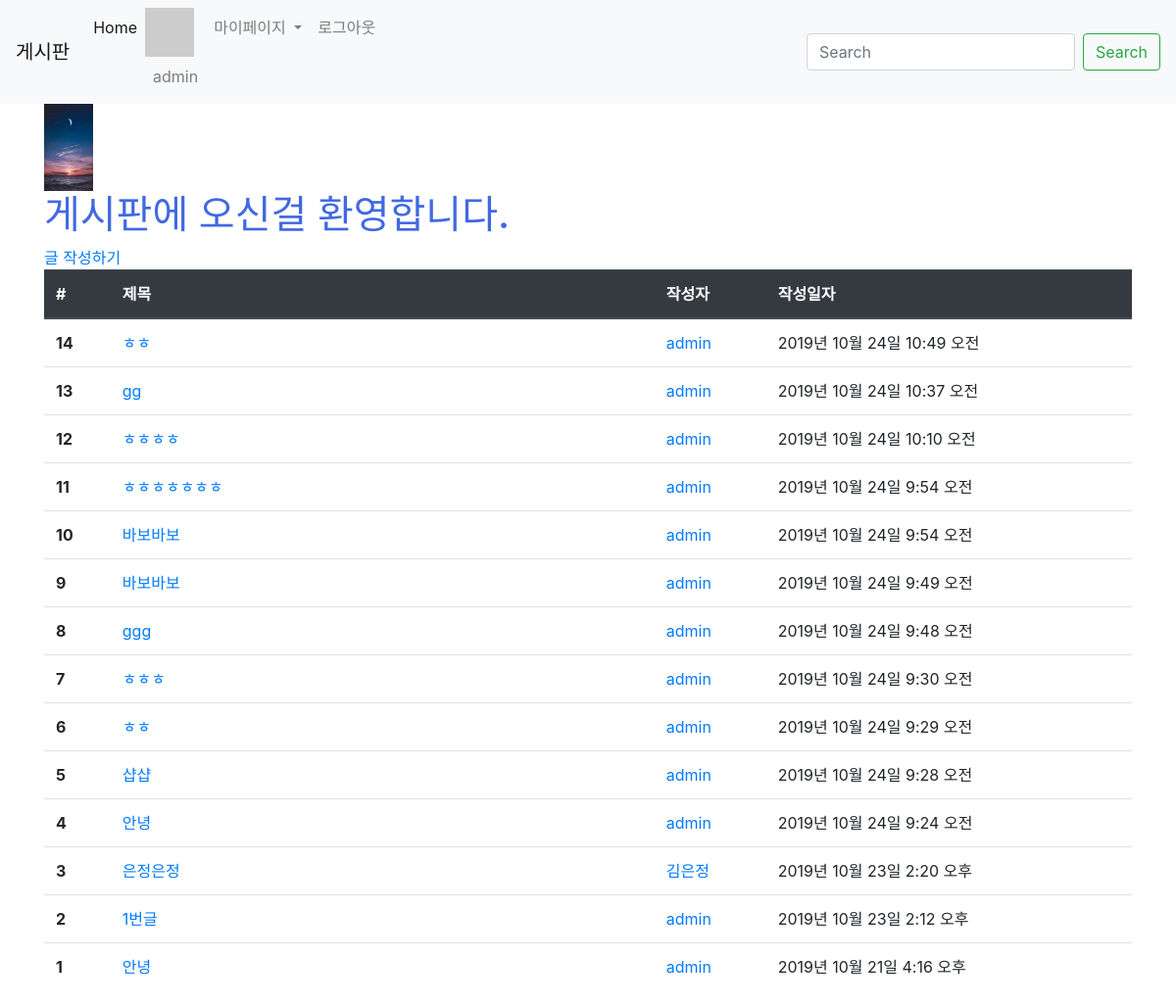
The app's page /articles/ (signed in), older data.
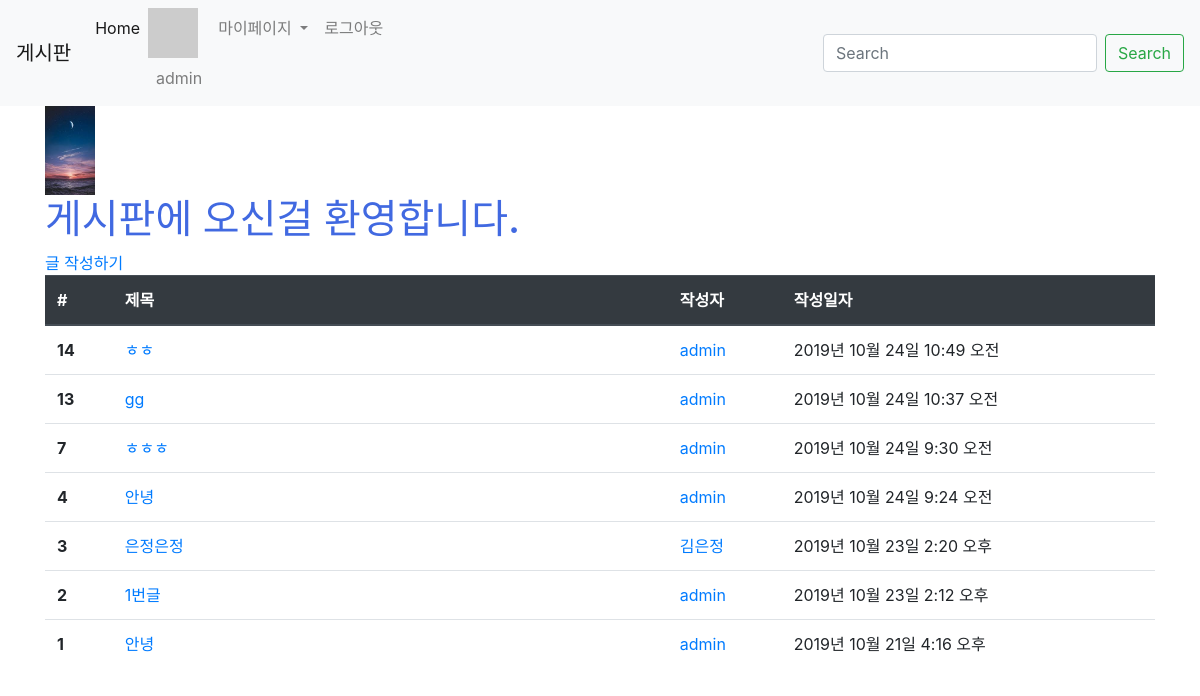
The same page, newer data.
### accounts/models.py (models this page shows)
class User(AbstractUser):
    followings = models.ManyToManyField(
        settings.AUTH_USER_MODEL, related_name='followers', blank=True)

### articles/models.py (models this page shows, shortened)
class Article(models.Model):
    title = models.CharField(max_length=10)
    content = models.TextField()
    image = models.ImageField(blank=True)
    image_thumbnail = ImageSpecField(
        processors=[ResizeToFit(300, 300)],
        format='JPEG',
        options={'quality': 80}
    )
    created_at = models.DateTimeField(auto_now_add=True)
    updated_at = models.DateTimeField(auto_now=True)
    user = models.ForeignKey(settings.AUTH_USER_MODEL, on_delete=models.CASCADE)    # 참조 : https://docs.djangoproject.com/en/2.2/topics/auth/customizing/
    like_users = models.ManyToManyField(settings.AUTH_USER_MODEL, related_name='like_articles', blank=True)
    hashtags = models.ManyToManyField(HashTag, blank=True)

### articles/views.py (the view)
# urls.py: path('', views.index, name='index'),
def index(request):
    articles = Article.objects.order_by('-id')
    context = {
        'articles' : articles
    }
    return render(request, 'articles/index.html', context)

### articles/templatetags/gravatar.py (called while the page is built)
@register.filter
def makehash(user):
    email = user.email
    social_user = user.socialaccount_set.all().first() # 프로필이 없으면 오류 발생하므로 [0]이 아닌 .first()로 저장
    if social_user:
        return social_user.extra_data.get('properties').get('profile_image')
    return 'https://www.gravatar.com/avatar/' + hashlib.md5(email.strip().lower().encode('utf-8')).hexdigest() + "?d=mp"

### articles/templates/articles/index.html (shortened to what this page needs)
{% extends 'articles/base.html' %}
{% load static %}
{% block css %}
<link rel="stylesheet" href="{% static 'articles/style.css' %}">
{% endblock %}
{% block body %}
  <img src="{% static 'articles/bg.jpg'%}" alt="배경" width="50">
  <h1 class="title">게시판에 오신걸 환영합니다.</h1>
  {% if user.is_authenticated %}
    <a href="{% url 'articles:create' %}">글 작성하기</a>
  {% endif %}
  <table class="table">
  <thead class="thead-dark">
    <tr>
      <th scope="col">#</th>
      <th scope="col">제목</th>
      <th scope="col">작성자</th>
      <th scope="col">작성일자</th>
    </tr>
  </thead>
  <tbody>
  {% for article in articles %}
    <tr>
      <th scope="row">{{ article.id }}</th>
      <td>
      <a href="{% url 'articles:detail' article.pk %}">{{ article.title }}</a>
      </td>
      <td><a href="{% url 'accounts:profile' article.user.pk %}">{{ article.user }}</a></td>
      <td>{{ article.created_at }}</td>
    </tr>
    {% endfor %}
  </tbody>
</table>
{% endblock %}

### articles/templates/articles/base.html (shortened to what this page needs)
{% load static %}
<!DOCTYPE html>
<html lang="ko">
<head>
  <link rel="stylesheet" href="https://cdnjs.cloudflare.com/ajax/libs/animate.css/3.7.2/animate.min.css">
  <link rel="stylesheet" href="{% static 'bootstrap/css/bootstrap.min.css' %}">
  {% block css %}{% endblock %}
</head>
<body>
  {% include '_navbar.html' %}
  <div class="container">
    {% block body %}
    {% endblock %}
  </div>
</body>
</html>

### articles/templates/_navbar.html (shortened to what this page needs)
<nav class="navbar navbar-expand-lg navbar-light bg-light">
    <a class="navbar-brand" href="{% url 'articles:index' %}">게시판</a>
    <div class="collapse navbar-collapse" id="navbarSupportedContent">
      <ul class="navbar-nav mr-auto">
        <li class="nav-item active">
          <a class="nav-link" href="{% url 'articles:index' %}">Home <span class="sr-only">(current)</span></a>
        </li>
        {% if user.is_authenticated %}
        <li class="nav-item">
          {% load gravatar %}
          <img src="{{ user|makehash }} " alt="" style="width: 50px; height: 50px;">
          <a class="nav-link" href="{% url 'accounts:profile' user.pk%}"> {{user.username}}</a>
        </li>
        <li class="nav-item dropdown">
          <a class="nav-link dropdown-toggle" href="#" id="navbarDropdown" role="button" data-toggle="dropdown" aria-haspopup="true" aria-expanded="false">
            마이페이지
          </a>
        </li>
        <li class="nav-item">
          <a class="nav-link" href="{% url 'accounts:logout' %}"> 로그아웃</a>
        </li>
        {% endif %}
      </ul>
      <form class="form-inline my-2 my-lg-0">
        <input class="form-control mr-sm-2" type="search" placeholder="Search" aria-label="Search">
        <button class="btn btn-outline-success my-2 my-sm-0" type="submit">Search</button>
      </form>
    </div>
  </nav>

### articles/static/articles/style.css (style rules this page uses)
.title { color: royalblue; }

### articles/templates/articles/index.html (style rules this page uses)
tr > th:nth-of-type(2) { width: 50%;% }

Row changes from the older to the newer data that the page shows:
removed Article: id "12", title "ㅎㅎㅎㅎ", user "admin", created_at "2019년 10월 24일 10:10 오전"
removed Article: id "11", title "ㅎㅎㅎㅎㅎㅎㅎ", user "admin", created_at "2019년 10월 24일 9:54 오전"
removed Article: id "10", title "바보바보", user "admin", created_at "2019년 10월 24일 9:54 오전"
removed Article: id "9", title "바보바보", user "admin", created_at "2019년 10월 24일 9:49 오전"
removed Article: id "8", title "ggg", user "admin", created_at "2019년 10월 24일 9:48 오전"
removed Article: id "6", title "ㅎㅎ", user "admin", created_at "2019년 10월 24일 9:29 오전"
removed Article: id "5", title "샵샵", user "admin", created_at "2019년 10월 24일 9:28 오전"
